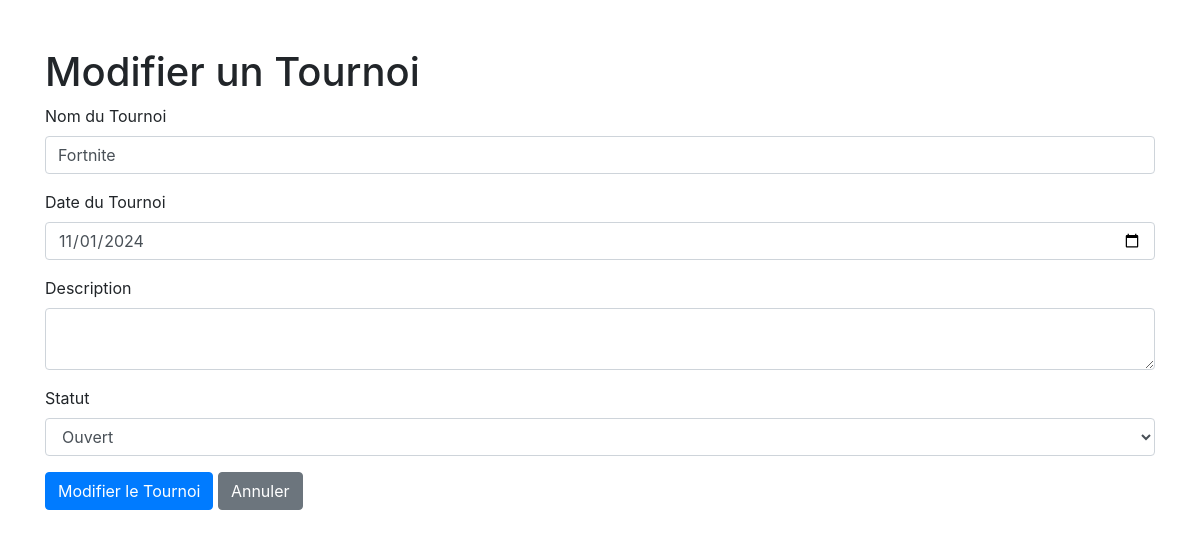
Screenshot of /edit_tournament.php?id=5 (signed in) with the database file from the repository.
### tables this page shows
CREATE TABLE `Tournois` (
  `id` int NOT NULL,
  `nom` varchar(255) NOT NULL,
  `date_tournoi` date NOT NULL,
  `description` text,
  `status` enum('ouvert','fermé') DEFAULT 'ouvert'
);

### edit_tournament.php (the view, shortened to what this page needs)
<?php
include "connexion.php";
$id = $_GET['id'];
$sql = "SELECT * FROM Tournois WHERE id = :id";
$stmt = $pdo->prepare($sql);
$stmt->execute(['id' => $id]);
$tournament = $stmt->fetch();
?>
<!DOCTYPE html>
<html lang="fr">
<head>
    <link rel="stylesheet" href="css/bootstrap.css">
</head>
<body>
    <div class="container">
        <h1 class="mt-5">Modifier un Tournoi</h1>
        <form method="POST" action="">
            <div class="form-group">
                <label for="nom">Nom du Tournoi</label>
                <input type="text" class="form-control" id="nom" name="nom" value="<?php echo htmlspecialchars($tournament['nom']); ?>" required>
            </div>
            <div class="form-group">
                <label for="date_tournoi">Date du Tournoi</label>
                <input type="date" class="form-control" id="date_tournoi" name="date_tournoi" value="<?php echo htmlspecialchars($tournament['date_tournoi']); ?>" required>
            </div>
            <div class="form-group">
                <label for="description">Description</label>
                <textarea class="form-control" id="description" name="description"><?php echo htmlspecialchars($tournament['description']); ?></textarea>
            </div>
            <div class="form-group">
                <label for="status">Statut</label>
                <select class="form-control" id="status" name="status" required>
                    <option value="ouvert" <?php if ($tournament['status'] == 'ouvert') echo 'selected'; ?>>Ouvert</option>
                </select>
            </div>
            <button type="submit" class="btn btn-primary">Modifier le Tournoi</button>
            <a href="tournois.php" class="btn btn-secondary">Annuler</a>
        </form>
    </div>
</body>
</html>

### rows the page displays
tournois: nom "Fortnite", date_tournoi "11/01/2024", status "Ouvert"
